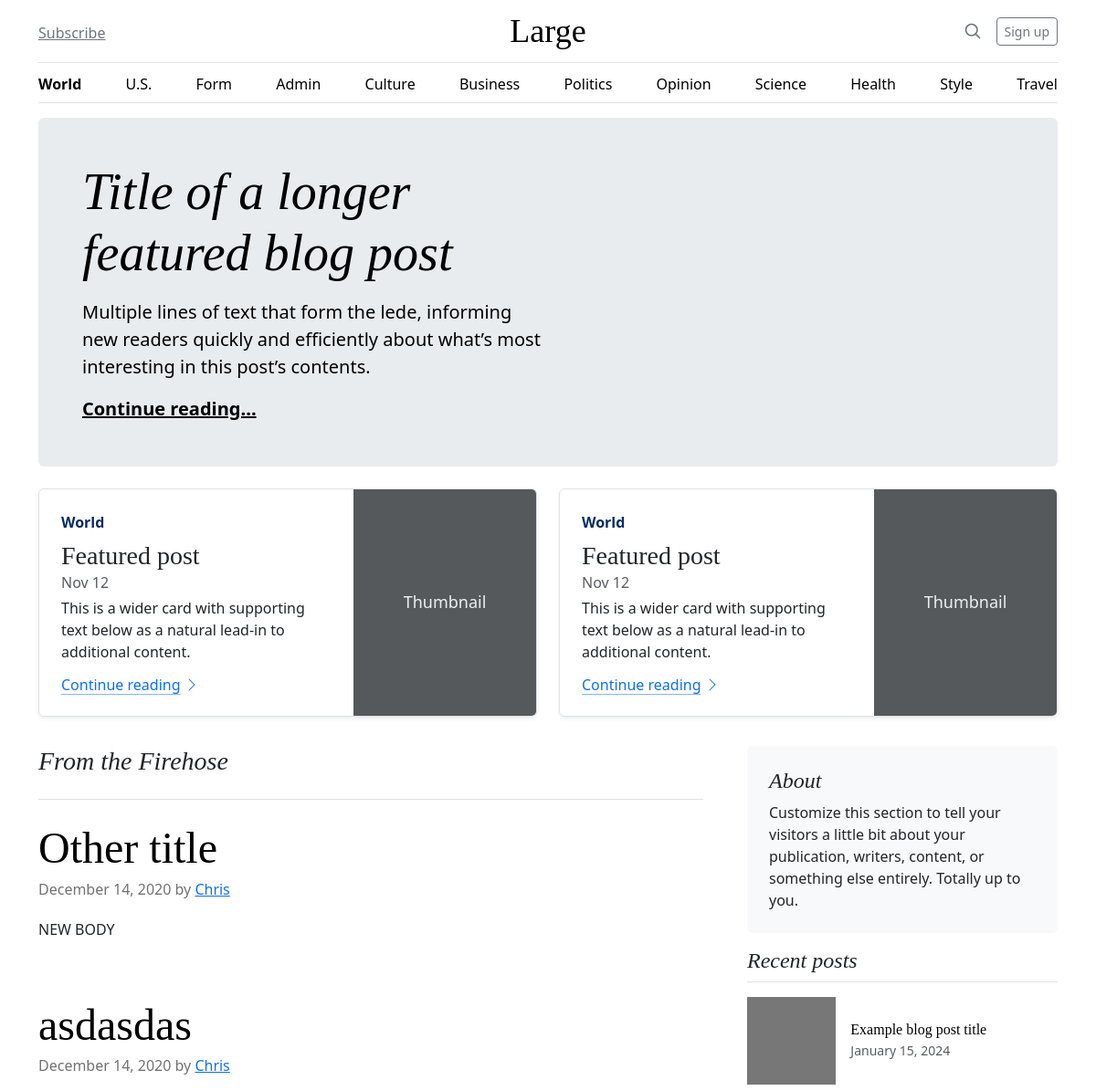
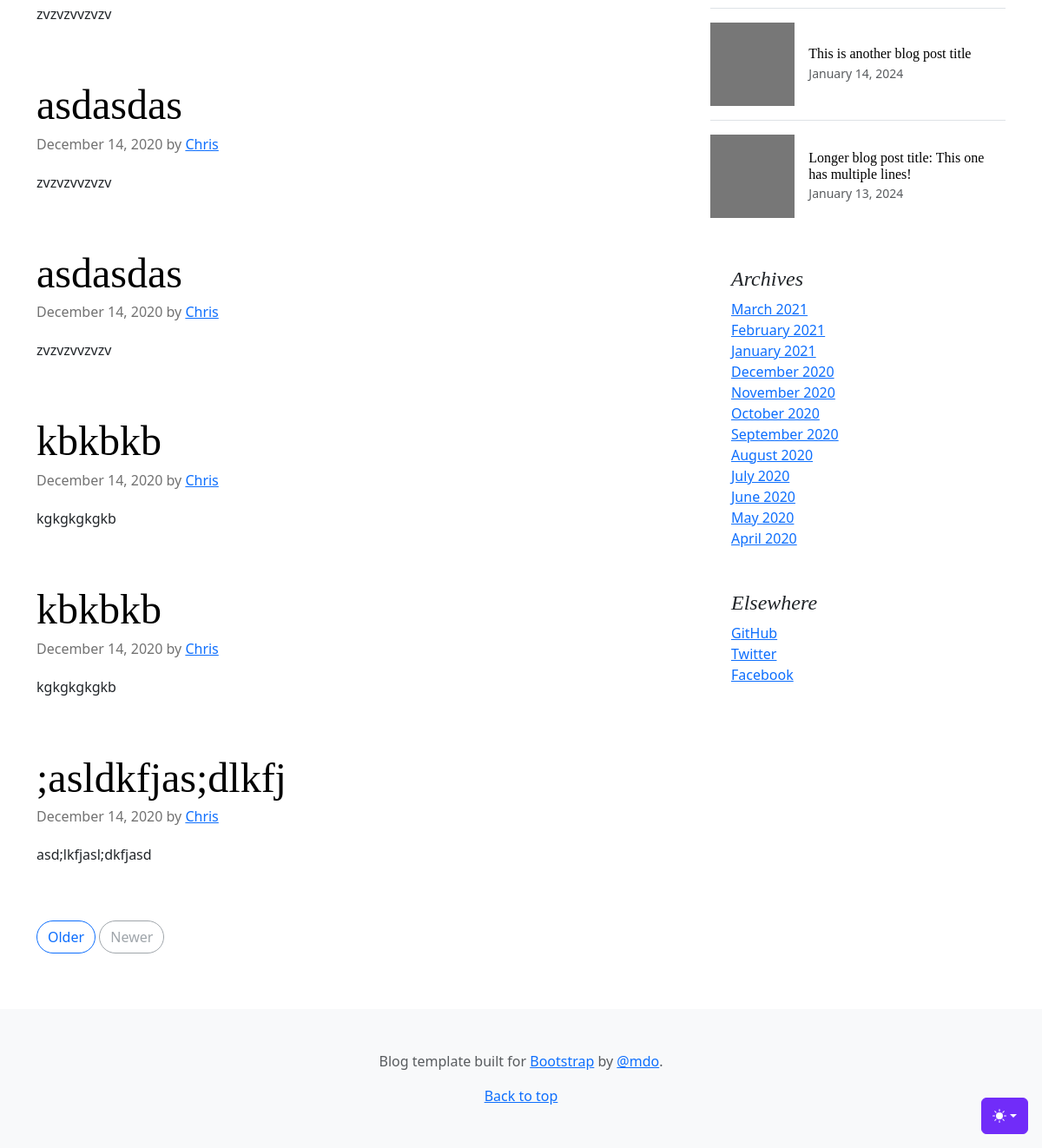
The page / on the database its author committed (2 pictures, top to bottom).
### tables this page shows
CREATE TABLE posts
(
    id    integer
        constraint posts_pk
            primary key autoincrement,
    title text not null,
    body  text not null
);

### helpers.php (called while the page is built, shortened)
<?php
function view($viewName, $vars=[]){
    extract($vars);
    include __DIR__ . "/views/$viewName.php";
}

### src/Controllers/PublicController.php (called while the page is built, shortened)
<?php
class PublicController
{
  public function index()
  {
    $posts = Post::all();
    view('index', compact('posts'));
  }
}

### src/DB.php (called while the page is built, shortened)
<?php
class DB
{
  private $conn;
  public function __construct()
  {
    try {
      $this->conn = new PDO('sqlite:' . __DIR__ . '/../db.sqlite');
      $this->conn->setAttribute(PDO::ATTR_ERRMODE, PDO::ERRMODE_EXCEPTION);
    } catch (PDOException $e) {
      echo "Connection failed: " . $e->getMessage();
    }
  }
  public function all($table, $class)
  {
    $stmt = $this->conn->prepare("SELECT * FROM $table");
    $stmt->execute();
    $stmt->setFetchMode(PDO::FETCH_CLASS, $class);
    return $stmt->fetchAll();
  }
}

### src/Models/Model.php (called while the page is built, shortened)
<?php
class Model
{
  public static $table;
  public static function all()
  {
    $db = new DB();
    return $db->all(static::$table, static::class);
  }
}

### views/partials/posts.php (the view)
<h3 class="pb-4 mb-4 fst-italic border-bottom">
        From the Firehose
      </h3>
      <?php foreach($posts as $post): ?>
        <article class="blog-post">
          <h2 class="display-5 link-body-emphasis mb-1"><?=$post->title?></h2>
          <p class="blog-post-meta">December 14, 2020 by <a href="#">Chris</a></p>
          <p><?=$post->body?></p>
        </article>
      <?php endforeach; ?>
      <nav class="blog-pagination" aria-label="Pagination">
        <a class="btn btn-outline-primary rounded-pill" href="#">Older</a>
        <a class="btn btn-outline-secondary rounded-pill disabled" aria-disabled="true">Newer</a>
      </nav>

### public/blog.css (style rules this page uses)
h1, h2, h3, h4, h5, h6 { font-family: "Playfair Display", Georgia, "Times New Roman", serif; }
.blog-pagination { margin-bottom: 4rem; }
.blog-post { margin-bottom: 4rem; }
.blog-post-meta { margin-bottom: 1.25rem; color: #727272; }

### rows shown on the page
posts: title "Other title", body "NEW BODY"
posts: title "asdasdas", body "zvzvzvvzvzv"
posts: title "asdasdas", body "zvzvzvvzvzv"
posts: title "asdasdas", body "zvzvzvvzvzv"
posts: title "kbkbkb", body "kgkgkgkgkb"
posts: title "kbkbkb", body "kgkgkgkgkb"
posts: title ";asldkfjas;dlkfj", body "asd;lkfjasl;dkfjasd"
